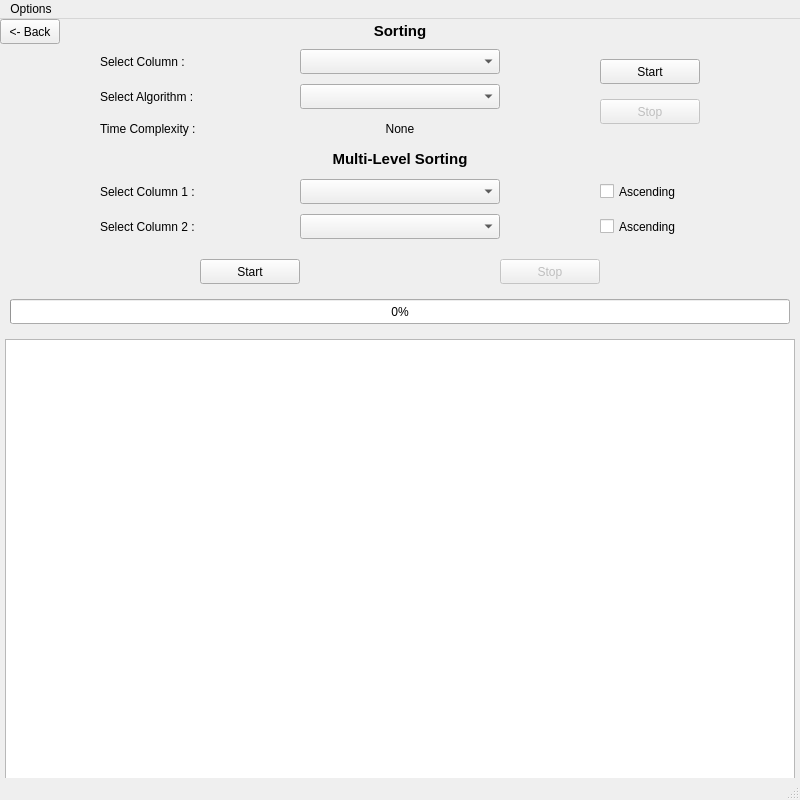
<?xml version="1.0" encoding="UTF-8"?>
<ui version="4.0">
 <class>SortingWindow</class>
 <widget class="QMainWindow" name="SortingWindow">
  <property name="geometry">
   <rect>
    <x>0</x>
    <y>0</y>
    <width>800</width>
    <height>800</height>
   </rect>
  </property>
  <property name="windowTitle">
   <string>Sorting Window</string>
  </property>
  <widget class="QWidget" name="centralwidget">
   <widget class="QPushButton" name="gobackBtn">
    <property name="geometry">
     <rect>
      <x>0</x>
      <y>0</y>
      <width>60</width>
      <height>25</height>
     </rect>
    </property>
    <property name="text">
     <string>&lt;- Back</string>
    </property>
   </widget>
   <widget class="QLabel" name="sortTitle">
    <property name="geometry">
     <rect>
      <x>350</x>
      <y>2</y>
      <width>100</width>
      <height>20</height>
     </rect>
    </property>
    <property name="font">
     <font>
      <pointsize>11</pointsize>
      <weight>75</weight>
      <bold>true</bold>
     </font>
    </property>
    <property name="text">
     <string>Sorting</string>
    </property>
    <property name="alignment">
     <set>Qt::AlignCenter</set>
    </property>
   </widget>
   <widget class="QLabel" name="label">
    <property name="geometry">
     <rect>
      <x>100</x>
      <y>30</y>
      <width>100</width>
      <height>25</height>
     </rect>
    </property>
    <property name="font">
     <font>
      <pointsize>9</pointsize>
     </font>
    </property>
    <property name="text">
     <string>Select Column :</string>
    </property>
   </widget>
   <widget class="QLabel" name="label_2">
    <property name="geometry">
     <rect>
      <x>100</x>
      <y>65</y>
      <width>100</width>
      <height>25</height>
     </rect>
    </property>
    <property name="font">
     <font>
      <pointsize>9</pointsize>
     </font>
    </property>
    <property name="text">
     <string>Select Algorithm :</string>
    </property>
   </widget>
   <widget class="QLabel" name="label_3">
    <property name="geometry">
     <rect>
      <x>100</x>
      <y>100</y>
      <width>100</width>
      <height>20</height>
     </rect>
    </property>
    <property name="font">
     <font>
      <pointsize>9</pointsize>
     </font>
    </property>
    <property name="text">
     <string>Time Complexity :</string>
    </property>
   </widget>
   <widget class="QComboBox" name="columnSortCB">
    <property name="geometry">
     <rect>
      <x>300</x>
      <y>30</y>
      <width>200</width>
      <height>25</height>
     </rect>
    </property>
    <property name="font">
     <font>
      <pointsize>9</pointsize>
     </font>
    </property>
   </widget>
   <widget class="QComboBox" name="algorithmCB">
    <property name="geometry">
     <rect>
      <x>300</x>
      <y>65</y>
      <width>200</width>
      <height>25</height>
     </rect>
    </property>
    <property name="font">
     <font>
      <pointsize>9</pointsize>
     </font>
    </property>
   </widget>
   <widget class="QLabel" name="timeLB">
    <property name="geometry">
     <rect>
      <x>300</x>
      <y>100</y>
      <width>200</width>
      <height>20</height>
     </rect>
    </property>
    <property name="font">
     <font>
      <pointsize>9</pointsize>
     </font>
    </property>
    <property name="text">
     <string>None</string>
    </property>
    <property name="alignment">
     <set>Qt::AlignCenter</set>
    </property>
   </widget>
   <widget class="QLabel" name="sortTitle2">
    <property name="geometry">
     <rect>
      <x>300</x>
      <y>130</y>
      <width>200</width>
      <height>20</height>
     </rect>
    </property>
    <property name="font">
     <font>
      <pointsize>11</pointsize>
      <weight>75</weight>
      <bold>true</bold>
     </font>
    </property>
    <property name="text">
     <string>Multi-Level Sorting</string>
    </property>
    <property name="alignment">
     <set>Qt::AlignCenter</set>
    </property>
   </widget>
   <widget class="QPushButton" name="startSortBtn">
    <property name="geometry">
     <rect>
      <x>600</x>
      <y>40</y>
      <width>100</width>
      <height>25</height>
     </rect>
    </property>
    <property name="text">
     <string>Start</string>
    </property>
   </widget>
   <widget class="QPushButton" name="stopSortBtn">
    <property name="enabled">
     <bool>false</bool>
    </property>
    <property name="geometry">
     <rect>
      <x>600</x>
      <y>80</y>
      <width>100</width>
      <height>25</height>
     </rect>
    </property>
    <property name="text">
     <string>Stop</string>
    </property>
   </widget>
   <widget class="QLabel" name="label_4">
    <property name="geometry">
     <rect>
      <x>100</x>
      <y>160</y>
      <width>100</width>
      <height>25</height>
     </rect>
    </property>
    <property name="font">
     <font>
      <pointsize>9</pointsize>
     </font>
    </property>
    <property name="text">
     <string>Select Column 1 :</string>
    </property>
   </widget>
   <widget class="QComboBox" name="multiColumn1CB">
    <property name="geometry">
     <rect>
      <x>300</x>
      <y>160</y>
      <width>200</width>
      <height>25</height>
     </rect>
    </property>
    <property name="font">
     <font>
      <pointsize>9</pointsize>
     </font>
    </property>
   </widget>
   <widget class="QCheckBox" name="multiCheckbox1">
    <property name="geometry">
     <rect>
      <x>600</x>
      <y>160</y>
      <width>100</width>
      <height>25</height>
     </rect>
    </property>
    <property name="font">
     <font>
      <pointsize>9</pointsize>
     </font>
    </property>
    <property name="text">
     <string>Ascending</string>
    </property>
   </widget>
   <widget class="QLabel" name="label_5">
    <property name="geometry">
     <rect>
      <x>100</x>
      <y>195</y>
      <width>100</width>
      <height>25</height>
     </rect>
    </property>
    <property name="font">
     <font>
      <pointsize>9</pointsize>
     </font>
    </property>
    <property name="text">
     <string>Select Column 2 :</string>
    </property>
   </widget>
   <widget class="QComboBox" name="multiColumn2CB">
    <property name="geometry">
     <rect>
      <x>300</x>
      <y>195</y>
      <width>200</width>
      <height>25</height>
     </rect>
    </property>
    <property name="font">
     <font>
      <pointsize>9</pointsize>
     </font>
    </property>
   </widget>
   <widget class="QCheckBox" name="multiCheckbox2">
    <property name="geometry">
     <rect>
      <x>600</x>
      <y>195</y>
      <width>100</width>
      <height>25</height>
     </rect>
    </property>
    <property name="font">
     <font>
      <pointsize>9</pointsize>
     </font>
    </property>
    <property name="text">
     <string>Ascending</string>
    </property>
   </widget>
   <widget class="QPushButton" name="startSortBtn_2">
    <property name="geometry">
     <rect>
      <x>200</x>
      <y>240</y>
      <width>100</width>
      <height>25</height>
     </rect>
    </property>
    <property name="text">
     <string>Start</string>
    </property>
   </widget>
   <widget class="QPushButton" name="stopSortBtn_2">
    <property name="enabled">
     <bool>false</bool>
    </property>
    <property name="geometry">
     <rect>
      <x>500</x>
      <y>240</y>
      <width>100</width>
      <height>25</height>
     </rect>
    </property>
    <property name="text">
     <string>Stop</string>
    </property>
   </widget>
   <widget class="QProgressBar" name="progressBar">
    <property name="geometry">
     <rect>
      <x>10</x>
      <y>280</y>
      <width>780</width>
      <height>25</height>
     </rect>
    </property>
    <property name="font">
     <font>
      <pointsize>9</pointsize>
     </font>
    </property>
    <property name="value">
     <number>0</number>
    </property>
   </widget>
   <widget class="QTableWidget" name="table">
    <property name="geometry">
     <rect>
      <x>5</x>
      <y>320</y>
      <width>790</width>
      <height>480</height>
     </rect>
    </property>
   </widget>
  </widget>
  <widget class="QMenuBar" name="menubar">
   <property name="geometry">
    <rect>
     <x>0</x>
     <y>0</y>
     <width>800</width>
     <height>21</height>
    </rect>
   </property>
   <widget class="QMenu" name="menuOptions">
    <property name="title">
     <string>Options</string>
    </property>
    <addaction name="actionOpen_CSV_File"/>
    <addaction name="actionSave_CSV"/>
   </widget>
   <addaction name="menuOptions"/>
  </widget>
  <widget class="QStatusBar" name="statusbar"/>
  <action name="actionOpen_CSV_File">
   <property name="text">
    <string>Open CSV</string>
   </property>
   <property name="shortcut">
    <string>Ctrl+O</string>
   </property>
  </action>
  <action name="actionSave_CSV">
   <property name="enabled">
    <bool>false</bool>
   </property>
   <property name="icon">
    <iconset theme="Save">
     <normaloff>../../Users/HP/.designer/backup</normaloff>../../Users/HP/.designer/backup</iconset>
   </property>
   <property name="text">
    <string>Save CSV</string>
   </property>
   <property name="shortcut">
    <string>Ctrl+S</string>
   </property>
  </action>
 </widget>
 <resources/>
 <connections/>
</ui>
